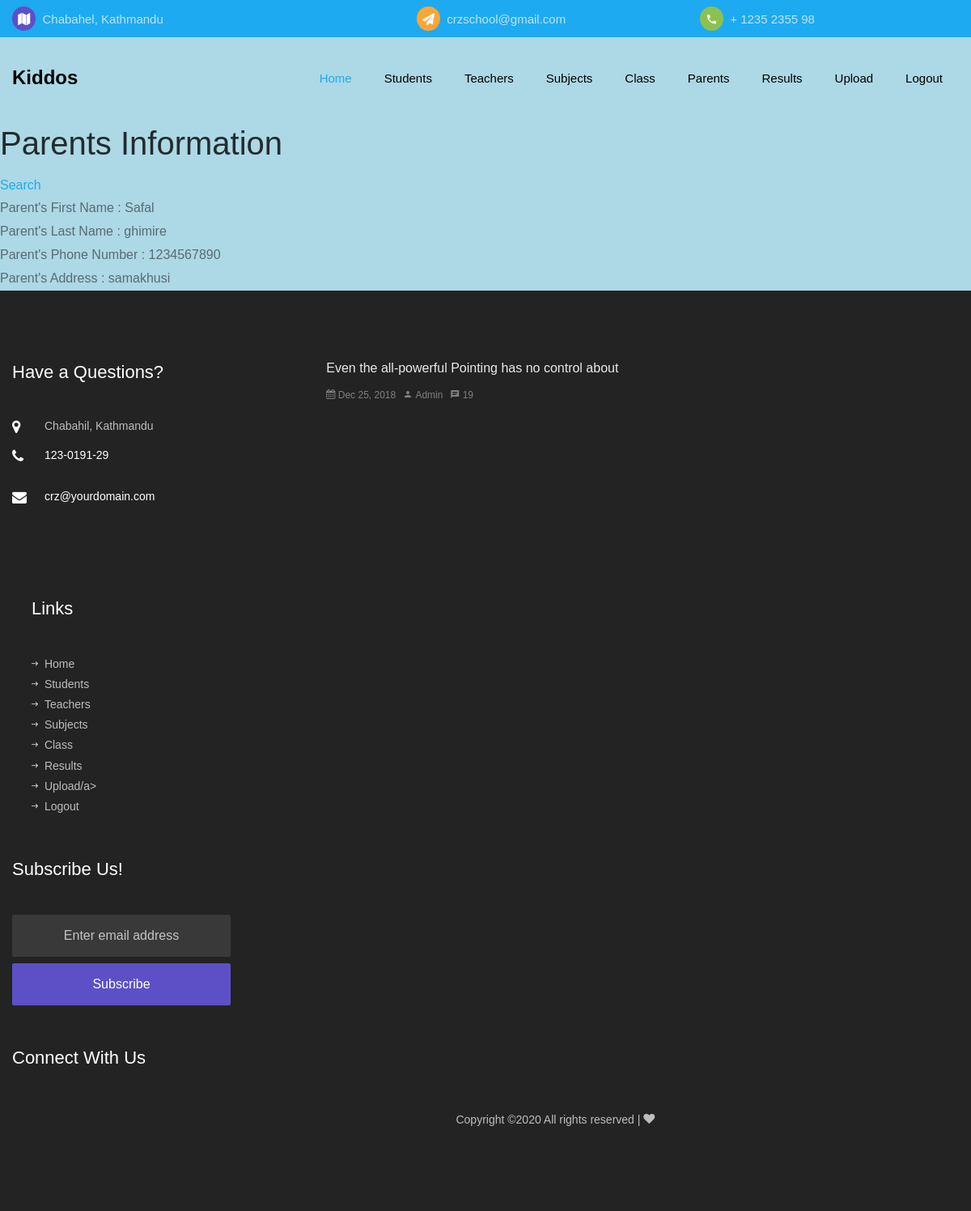
The page /app/parentlist/ on the database as committed earlier.
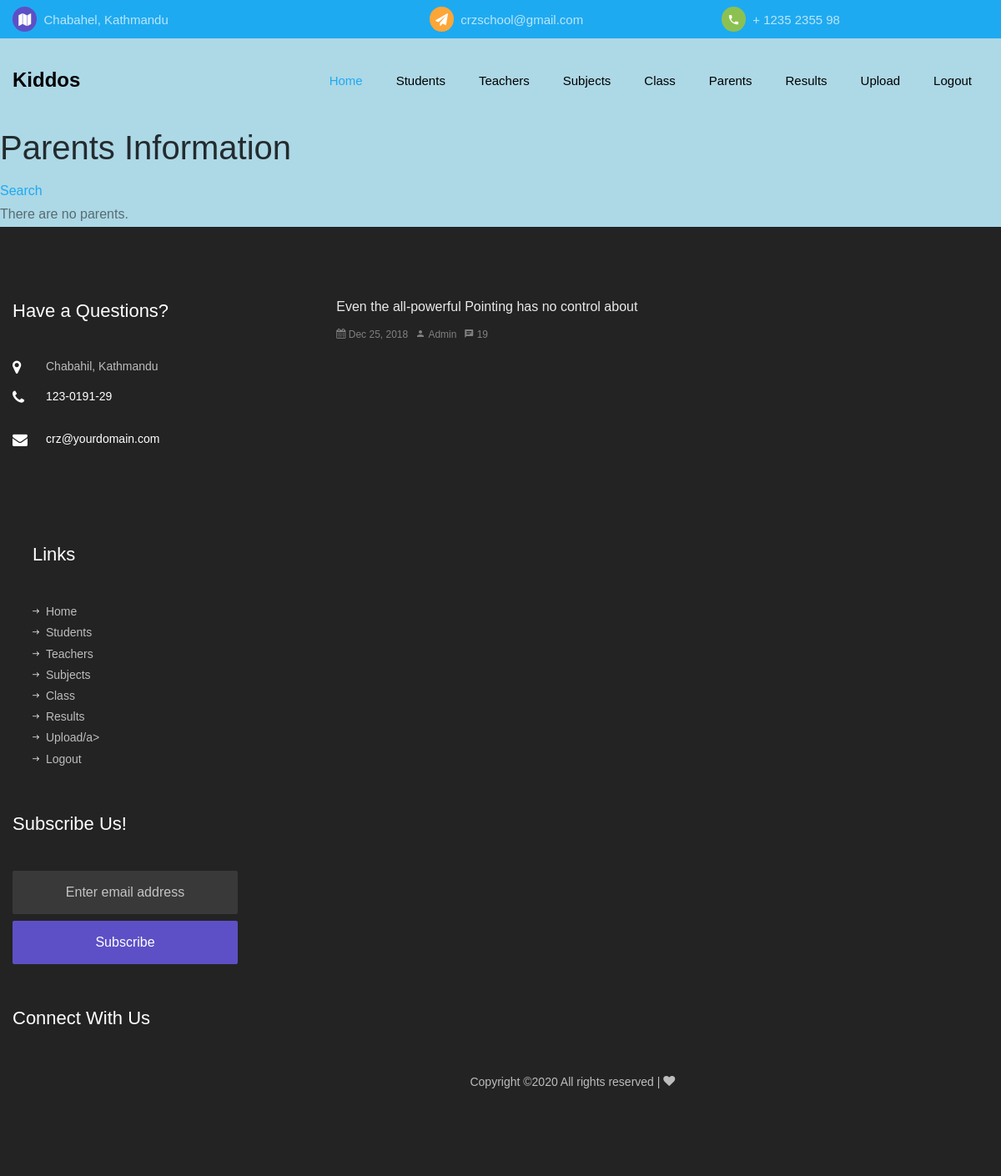
The same page on the database as committed later.
### app/models.py (models this page shows, shortened)
class Parents(models.Model):
    first_name = models.CharField(max_length=50)
    last_name = models.CharField(max_length=50)
    phone_no = models.IntegerField()
    address = models.CharField(max_length=50)

### app/views.py (the view)
# urls.py: path('parentlist/',view_parent_lists),
def view_parent_lists(request):
    list_of_parent= Parents.objects.all()
    context_variable = {
        'parent': list_of_parent
    }
    return render(request,'parent/parent_list.html',context_variable)

### app/templates/parent/parent_list.html (shortened to what this page needs)
{% extends 'base/base.html' %}
    {% load static %}
    {% block content %}
    <h1>Parents Information</h1>
    <a href="/app/searchparent/">Search</a> <br>
    {% for parents in parent %}
    Parent's First Name : {{parents.first_name}} <br>
    Parent's Last Name : {{parents.last_name}} <br>
    Parent's Phone Number : {{parents.phone_no}}<br>
    Parent's Address : {{parents.address}}<br>
    {% empty %}
    There are no parents.
    {% endfor %}
    {% endblock %}

Rows that differ between the two databases and show on the page:
removed Parents: first_name "Safal", last_name "ghimire", phone_no "1234567890", address "samakhusi"
Other text that changed with them:
text now shown: "There are no parents."
